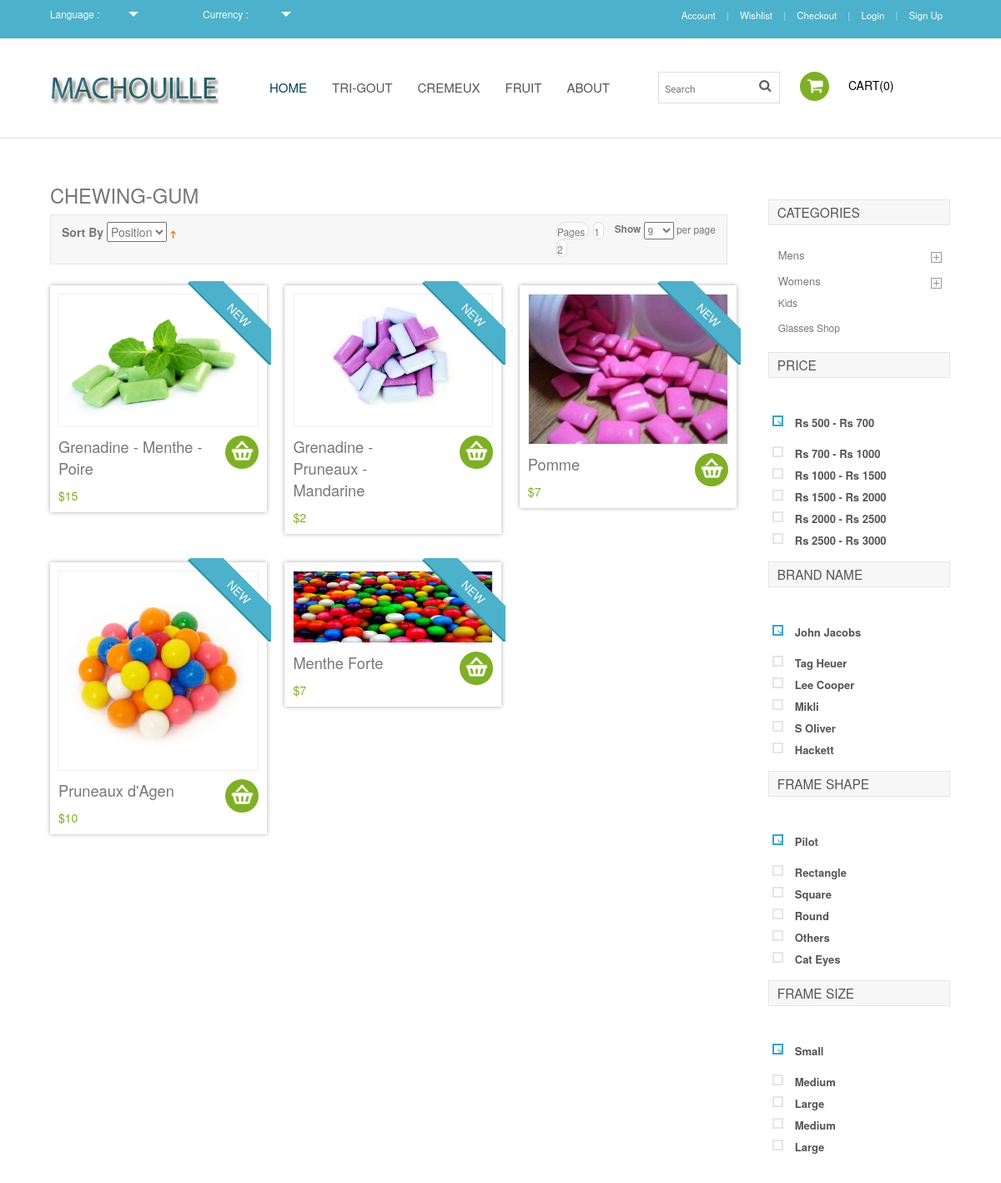
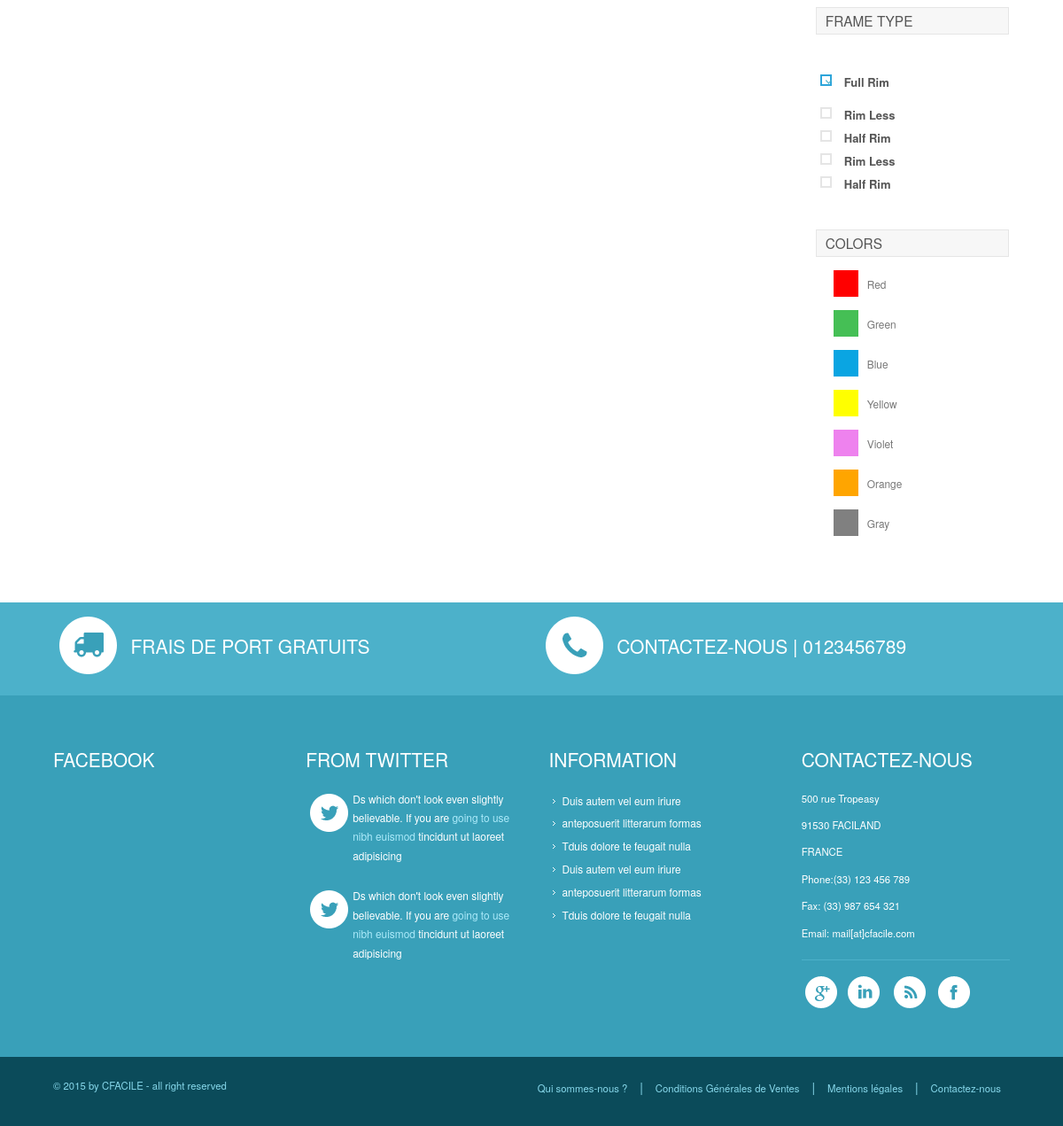
Page /products.php?category=fruit on the committed database (2 pictures, top to bottom).
### tables this page shows
CREATE TABLE IF NOT EXISTS `product` (
  `id` int(11) NOT NULL AUTO_INCREMENT,
  `price` double NOT NULL,
  `name` varchar(100) NOT NULL,
  `category` int(11) NOT NULL DEFAULT '1',
  `img` varchar(40) DEFAULT NULL,
  `desc` text NOT NULL,
  PRIMARY KEY (`id`)
);

### classes/Database.class.php (called while the page is built, shortened)
<?php
		class Database
		{
			private $_link;
			public function __construct()
			{
				try
				{
					$this->_link = new PDO('mysql:host=127.0.0.1;dbname=machouille', "root", "");
					$this->_link->setAttribute(PDO::ATTR_ERRMODE, PDO::ERRMODE_EXCEPTION);
				}
				catch(PDOException $e)
				{
					 die('Database error : ' . $e->getMessage());
				}
			}
			public function prepare($str)
			{
				return $this->_link->prepare($str);
			}
		}
?>

### classes/Product.class.php (called while the page is built, shortened)
<?php
    require_once("Database.class.php");
    Class Product
    {
         private $_db;
        public function __construct()
        {
            $this->_db = new Database();
        }
        public function getByCategoryName($name){
            $data = $this->_db->prepare("SELECT product.name, product.img,product.price, product.id FROM product, productcategory WHERE product.category=productcategory.id And productcategory.name='" . $name . "'", true);
            $data->execute();
            $result = $data->fetchAll();
            if(empty($result))
                return false;
            else
            {
                return $result;
            }
        }
    }
?>

### classes/displayProducts.php (the view, shortened to what this page needs)
<?php
require_once("classes/Product.class.php");
$nbProductToDisplay = 10;
$productObject = new Product();
if(isset($category) && $category != "")
	$products = $productObject->getByCategoryName($category);
else if(isset($search) && $search != "")
	$products = $productObject->getByName($search);
else
	$products = $productObject->getAll();
?>
<div class="top-box">
<?php
if($products)
for ($i=0; $i < $nbProductToDisplay && $i<count($products); $i++) {
	if($i%3 ==0) {
?>
		</div>
		<div class="top-box">
<?php
	}
?>
 <div class="col_1_of_3 span_1_of_3">
   <a href=<?php echo 'single.php?id=' . $products[$i]['id'] ?>>
	<div class="inner_content clearfix">
		<div class="product_image">
			<img src= <?php echo "images/" . $products[$i]['img'] ?> alt=""/>
		</div>
        <div class="sale-box"><span class="on_sale title_shop">New</span></div>
        <div class="price">
		   <div class="cart-left">
				<p class="title"><?php echo $products[$i]['name'] ?></p>
				<div class="price1">
				  <span class="actual">$<?php echo $products[$i]['price'] ?></span>
				</div>
			</div>
			<div class="cart-right"> </div>
		 </div>
       </div>
     </a>
	</div>
<?php
}
else
	echo "No product found";
?>
</div>

### css/style.css (style rules this page uses)
html,body,div,span,applet,object,iframe,h1,h2,h3,h4,h5,h6,p,blockquote,pre,a,abbr,acronym,address,big,cite,code,del,dfn,em,img,ins,kbd,q,s,samp,small,strike,strong,sub,sup,tt,var,b,u,i,dl,dt,dd,ol,nav ul,nav li,fieldset,form,label,legend,table,caption,tbody,tfoot,thead,tr,th,td,article,aside,canvas,details,embed,figure,figcaption,footer,header,hgroup,menu,nav,output,ruby,section,summary,time,mark,audio,video { margin:0;padding:0;border:0;font-size:100%;font:inherit;vertical-align:baseline; }
img { max-width:100%; }
body { font-family: 'Exo 2', sans-serif; background:#fff; }
.span_1_of_3 { width:31.2%; -webkit-transition: all 0.4s ease; -moz-transition: all 0.4s ease; -o-transition: all 0.4s ease; transition: all 0.4s ease; }
.col_1_of_3 { display: block; float:left; margin: 1% 0 1% 2.6%; box-shadow:0 0 5px #aaa; -webkit-box-shadow:0 0 5px #aaa; -moz-box-shadow:0 0 5px #aaa; -o-box-shadow:0 0 5px #aaa; }
.col_1_of_3:first-child { margin-left: 0; }
.price { padding:10px 0 0 0; }
.inner_content { padding:10px; position: relative; }
.product_image img { display:block; border:1px solid #f0f0f0; }
.sale-box { height: 100px; right: -5px; overflow: hidden; position: absolute; text-align: center; top: -5px; width: 100px; }
.sale-box span.on_sale { background:#4cb1ca; color: #FFF; display: block; left: -9px; font-size:1em; padding: 5px 0; position: relative; text-align: center; top: 25px; -webkit-transform: rotate(45deg); -moz-transform: rotate(45deg); -ms-transform: rotate(45deg); -o-transform: rotate(45deg); transform: rotate(45deg); width: 140px; z-index: 2; text-transform:uppercase; border-bottom: 2px solid #2892AC; }
.cart-left { width:73.5%; float: left; margin-right: 2.6%; }
p.title { color: #777; font-size:1.3em; }
.cart-right { float: right; background: url(../images/cart2.png)2px 0px #7db122; border-radius: 100px; -webkit-border-radius: 100px; -moz-border-radius: 100px; -o-border-radius: 100px; width: 40px; height: 40px; text-align: center; cursor:pointer; }
.price1 { margin-top:10px; }
span.actual { color:#7db122; font-size:1em; }
.top-box { margin-bottom:2%; }

### rows in the picture
product: img (picture), name "Grenadine - Menthe - Poire", price "15"
product: img (picture), name "Grenadine - Pruneaux - Mandarine", price "2"
product: img (picture), name "Pomme", price "7"
product: img (picture), name "Pruneaux d'Agen", price "10"
product: img (picture), name "Menthe Forte", price "7"
